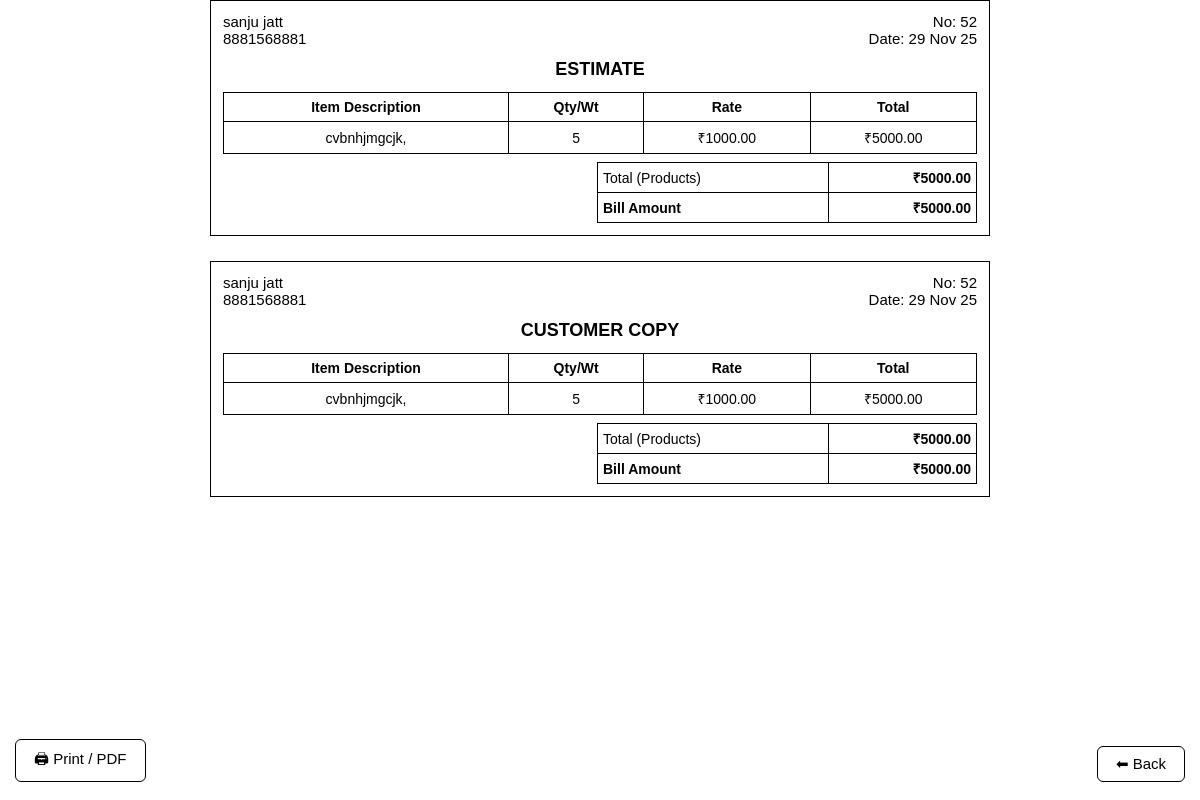
The app's page /generate-bill/145/ (signed in) with its own data.
### billing_erp/bills/models.py (models this page shows, shortened)
class Bill(models.Model):
    customer = models.ForeignKey(Customer, on_delete=models.SET_NULL, null=True, blank=True)
    customer_name = models.CharField(max_length=255, blank=True, null=True)
    phone = models.CharField(max_length=20, blank=True, null=True)
    date = models.DateField(default=timezone.now)
    bill_no = models.IntegerField(default=1)
    packing_qty = models.IntegerField(blank=True, null=True)
    packing_rate = models.DecimalField(max_digits=10, decimal_places=2, blank=True, null=True)
    packing_reason = models.CharField(max_length=255, blank=True, null=True)
    extra_reason = models.CharField(max_length=255, blank=True, null=True)
    extra_amount = models.DecimalField(max_digits=10, decimal_places=2, default=0)
    total_amount = models.DecimalField(max_digits=12, decimal_places=2, default=0)
    paid_amount = models.DecimalField(max_digits=12, decimal_places=2, default=0)
    returned_amount = models.DecimalField(max_digits=12, decimal_places=2, default=0)
    is_paid = models.BooleanField(default=False)
    paid_date = models.DateTimeField(null=True, blank=True)
    paid_by = models.ForeignKey(settings.AUTH_USER_MODEL, null=True, blank=True, on_delete=models.SET_NULL)
    def save(self, *args, **kwargs):
        if not self.bill_no:
            last_bill = Bill.objects.order_by('-bill_no').first()
            self.bill_no = 1 if not last_bill else last_bill.bill_no + 1
        if self.customer:
            self.customer_name = self.customer.name
            self.phone = self.customer.phone
        if self.packing_qty is None:
            self.packing_qty = 0
        if self.packing_rate is None:
            self.packing_rate = Decimal('0.00')
        super().save(*args, **kwargs)
        self._refresh_paid_flag()
        if self.customer:
            self.customer.refresh_totals()
    def _refresh_paid_flag(self):
        fully_paid = self.paid_amount >= self.net_total > 0
        if fully_paid and not self.is_paid:
            self.is_paid = True
            self.paid_date = timezone.now()
            self.save(update_fields=['is_paid', 'paid_date'])
        elif not fully_paid and self.is_paid:
            self.is_paid = False
            self.paid_date = None
            self.save(update_fields=['is_paid', 'paid_date'])
    @property
    def net_total(self):
        return max((self.total_amount or 0) - (self.returned_amount or 0), 0)
    class Meta:
        ordering = ['-date', '-bill_no']

class BillItem(models.Model):
    bill = models.ForeignKey(Bill, related_name='items', on_delete=models.CASCADE)
    description = models.TextField(blank=True)
    quantity = models.PositiveIntegerField(default=1)
    rate = models.DecimalField(max_digits=12, decimal_places=2, default=Decimal('0.00'))
    total = models.DecimalField(max_digits=12, decimal_places=2, default=Decimal('0.00'))

### billing_erp/bills/views.py (the view)
# urls.py: path('generate-bill/<int:bill_id>/', views.generate_bill, name='generate_bill'), # invoice print page
@login_required
def generate_bill(request, bill_id):
    bill = get_object_or_404(Bill, id=bill_id)
    items = BillItem.objects.filter(bill=bill)
    items_total = sum((item.total or Decimal('0.00')) for item in items)
    packing_qty = int(bill.packing_qty or 0)
    packing_rate = Decimal(str(bill.packing_rate or 0))
    packing_reason = bill.packing_reason or "Packing"
    packing_total = packing_qty * packing_rate
    extra_reason = bill.extra_reason or ""
    extra_amount = Decimal(str(bill.extra_amount or 0))
    final_total = items_total + packing_total + extra_amount
    total_paid = sum((p.amount or Decimal('0.00')) for p in bill.payments.all())
    bill.total_amount = final_total
    bill.paid_amount = min(total_paid, final_total)
    bill.save(update_fields=['total_amount', 'paid_amount'])
    remaining = max(final_total - bill.paid_amount, Decimal('0.00'))
    return render(request, 'bills/generate_bill.html', {
        'bill': bill,
        'items': items,
        'items_total': items_total,
        'packing_qty': packing_qty,
        'packing_rate': packing_rate,
        'packing_total': packing_total,
        'packing_reason': packing_reason,
        'extra_reason': extra_reason,
        'extra_amount': extra_amount,
        'final_total': final_total,
        'remaining': remaining,
    })

### billing_erp/bills/models.py (called while the page is built)
    def refresh_totals(self):
        bills = self.bill_set.all()
        total = sum((b.net_total or 0) for b in bills)
        paid = sum((b.paid_amount or 0) for b in bills)
        remaining = max(total - paid, 0)
        self.total_amount = total
        self.paid_amount = paid
        self.remaining_amount = remaining
        self.save(update_fields=['total_amount', 'paid_amount', 'remaining_amount'])

### billing_erp/bills/templates/bills/generate_bill.html (shortened to what this page needs)
<!DOCTYPE html>
<html>
<head>
</head>
<body>
{% for copy in "12" %}
<div class="invoice-box">
    <div class="header-row">
        <div>
            {{ bill.customer_name }}<br>
            {{ bill.phone }}
        </div>
        <div style="text-align:right;">
            No: {{ bill.bill_no }}<br>
            Date: {{ bill.date|date:"d M y" }}
        </div>
    </div>
    <div class="section-title">
        {% if forloop.first %} ESTIMATE {% else %} CUSTOMER COPY {% endif %}
    </div>
    <table>
        <thead>
        <tr>
            <th>Item Description</th>
            <th>Qty/Wt</th>
            <th>Rate</th>
            <th>Total</th>
        </tr>
        </thead>
        <tbody>
        {% for item in items %}
        <tr>
            <td>{{ item.description }}</td>
            <td>{{ item.quantity }}</td>
            <td>₹{{ item.rate }}</td>
            <td>₹{{ item.total }}</td>
        </tr>
        {% endfor %}
        </tbody>
    </table>
    <table class="summary-table">
        <tr>
            <td class="label">Total (Products)</td>
            <td class="value">₹{{ items_total }}</td>
        </tr>
        <tr>
            <td class="label"><b>Bill Amount</b></td>
            <td class="value"><b>₹{{ final_total }}</b></td>
        </tr>
    </table>
</div>
{% endfor %}
<button id="printBtn" class="floating-btn" onclick="window.print()">🖨 Print / PDF</button>
<button id="backBtn" class="floating-btn" onclick="goBack()">⬅ Back</button>
</body>
</html>

### billing_erp/bills/templates/bills/generate_bill.html (style rules this page uses)
body { font-family: Arial, sans-serif; margin: 0; padding: 0; background: #fff; }
.invoice-box { width: 100%; max-width: 780px; margin: 0 auto; border: 1px solid #000; padding: 12px; margin-bottom: 25px; box-sizing: border-box; background: #fff; }
.header-row { display: flex; justify-content: space-between; font-size: 15px; flex-wrap: wrap; }
.section-title { text-align: center; font-weight: bold; font-size: 18px; margin: 12px 0; }
table { width: 100%; border-collapse: collapse; margin-top: 8px; font-size: 14px; }
th, td { border: 1px solid #000; padding: 6px; text-align: center; }
.summary-table { width: 100%; max-width: 380px; margin-left: auto; font-size: 14px; }
.summary-table td { padding: 5px; border: 1px solid #000; }
.summary-table .label { text-align: left; }
.summary-table .value { text-align: right; font-weight: bold; }
.floating-btn { padding: 8px 18px; background: white; border: 1px solid black; cursor: pointer; position: fixed; bottom: 18px; z-index: 999; border-radius: 6px; font-size: 15px; }
#printBtn { left: 15px; }
#backBtn { right: 15px; }

### records on screen
Bill: customer_name "sanju jatt" "sanju jatt", phone "8881568881" "8881568881", bill_no "52" "52", date "29 Nov 25" "29 Nov 25", total_amount "5000.00" "5000.00"
BillItem: description "cvbnhjmgcjk,", quantity "5", rate "1000.00", total "5000.00"

### other values on screen
{{ items_total }} "5000.00" "5000.00"
